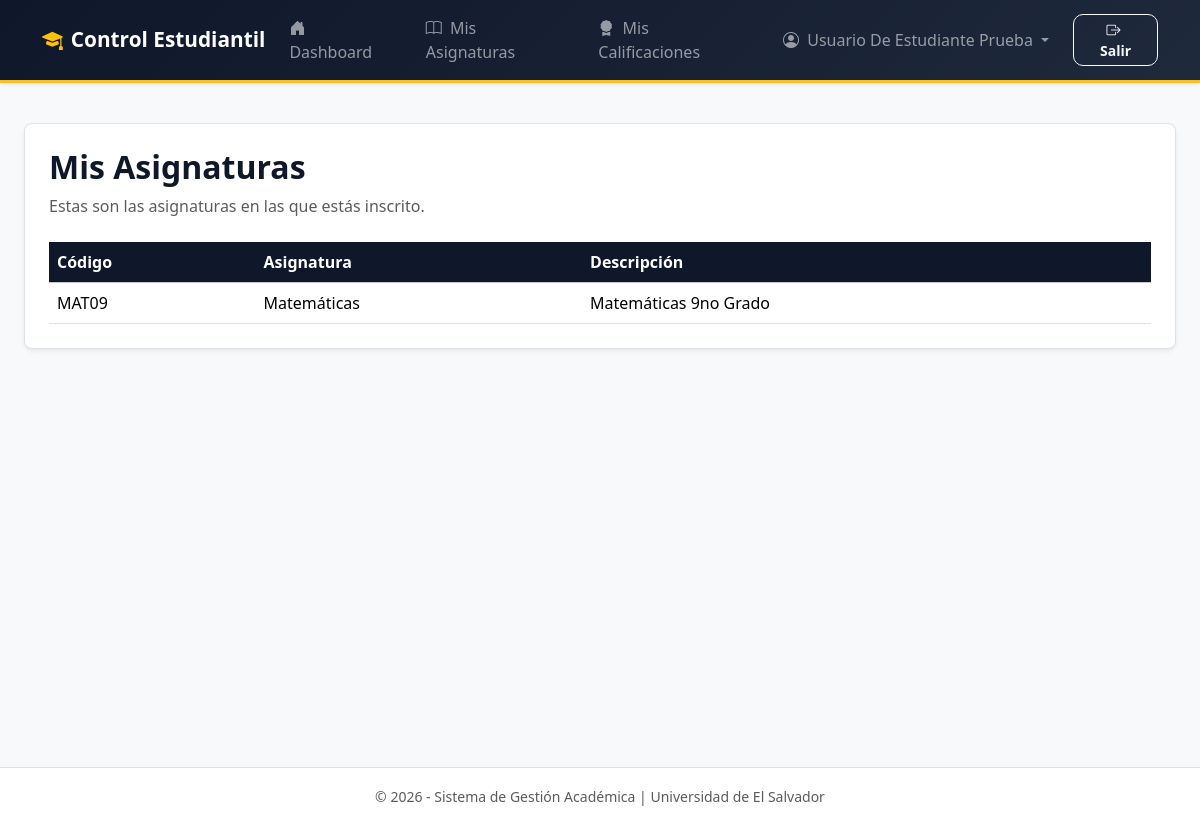
The app's page /inscripciones/mis-asignaturas (signed in) with its own data.
### app/models/usuario.py (models this page shows)
class Usuario(db.Model, UserMixin):
    __tablename__ = 'usuarios'
    id = db.Column(
        db.Integer,
        primary_key=True
    )
    nombre = db.Column(
        db.String(100),
        nullable=False
    )
    correo = db.Column(
        db.String(120),
        nullable=False,
        unique=True
    )
    password = db.Column(
        db.String(255),
        nullable=False
    )
    activo = db.Column(
        db.Boolean,
        default=True
    )
    rol_id = db.Column(
        db.Integer,
        db.ForeignKey('roles.id'),
        nullable=False
    )
    estudiante = db.relationship(
        'Estudiante',
        backref='usuario',
        uselist=False
    )

### app/models/inscripcion.py (models this page shows)
class Inscripcion(db.Model):
    __tablename__ = 'inscripciones'
    id = db.Column(db.Integer, primary_key=True)
    estudiante_id = db.Column(db.Integer, db.ForeignKey('estudiantes.id'), nullable=False)
    asignatura_id = db.Column(db.Integer, db.ForeignKey('asignaturas.id'), nullable=False)
    estudiante = db.relationship('Estudiante', backref='inscripciones')
    asignatura = db.relationship('Asignatura', backref='inscripciones')

### app/models/asignatura.py (models this page shows)
class Asignatura(db.Model):
    __tablename__ = 'asignaturas'
    id = db.Column(db.Integer, primary_key=True)
    codigo = db.Column(db.String(20), nullable=False, unique=True)
    nombre = db.Column(db.String(100), nullable=False)
    descripcion = db.Column(db.String(255), nullable=True)

### app/controllers/inscripcion_controller.py (the view)
@inscripciones_bp.route(
    '/mis-asignaturas'
)
@login_required
@rol_requerido(
    "Estudiante"
)
def mis_asignaturas():
    estudiante = (
        current_user.estudiante
    )
    inscripciones = (
        Inscripcion.query.filter_by(
            estudiante_id=estudiante.id
        ).all()
    )
    return render_template(
        'inscripciones/mis_asignaturas.html',
        inscripciones=inscripciones
    )

### app/controllers/permisos.py (called while the page is built, shortened)
def rol_requerido(*roles_permitidos):
    def decorador(func):
        @wraps(func)
        def envoltura(*args, **kwargs):
            return func(*args, **kwargs)
        return envoltura
    return decorador

### app/templates/inscripciones/mis_asignaturas.html (shortened to what this page needs)
{% extends "base.html" %}
{% block content %}
<div class="bg-white p-4 rounded-3 shadow-sm border">
    <div class="mb-4">
        <h2 class="fw-bold">
            Mis Asignaturas
        </h2>
        <p class="text-muted">
            Estas son las asignaturas en las que estás inscrito.
        </p>
    </div>
    {% if inscripciones %}
        <div class="table-responsive">
            <table class="table table-hover align-middle">
                <thead class="table-light">
                    <tr>
                        <th>Código</th>
                        <th>Asignatura</th>
                        <th>Descripción</th>
                    </tr>
                </thead>
                <tbody>
                    {% for inscripcion in inscripciones %}
                        <tr>
                            <td>
                                {{ inscripcion.asignatura.codigo }}
                            </td>
                            <td>
                                {{ inscripcion.asignatura.nombre }}
                            </td>
                            <td>
                                {{ inscripcion.asignatura.descripcion
                                   if inscripcion.asignatura.descripcion
                                   else 'Sin descripción' }}
                            </td>
                        </tr>
                    {% endfor %}
                </tbody>
            </table>
        </div>
    {% else %}
        <div class="alert alert-info">
            No estás inscrito en ninguna asignatura.
        </div>
    {% endif %}
</div>
{% endblock %}

### app/templates/base.html (shortened to what this page needs)
<!DOCTYPE html>
<html lang="es">
<head>
    <link href="https://cdn.jsdelivr.net/npm/bootstrap@5.3.3/dist/css/bootstrap.min.css"
          rel="stylesheet">
    <link href="https://cdn.jsdelivr.net/npm/bootstrap-icons@1.10.5/font/bootstrap-icons.css"
          rel="stylesheet">
    <link rel="stylesheet"
          href="{{ url_for('static', filename='styles.css') }}?v=5.0">
</head>
<body class="d-flex flex-column min-vh-100 bg-light">
    <nav class="navbar navbar-expand-lg navbar-dark bg-dark shadow-sm">
        <div class="container">
            <a class="navbar-brand d-flex align-items-center"
               href="{{ url_for('auth.dashboard') if current_user.is_authenticated else url_for('auth.login') }}">
                <i class="bi bi-mortarboard-fill me-2 text-warning"></i>
                <strong>Control Estudiantil</strong>
            </a>
            <div class="collapse navbar-collapse" id="navbarNav">
                <ul class="navbar-nav ms-auto align-items-center">
                    {% if current_user.is_authenticated %}
                        <li class="nav-item me-3">
                            <a class="nav-link"
                               href="{{ url_for('auth.dashboard') }}">
                                <i class="bi bi-house-door-fill me-1"></i>
                                Dashboard
                            </a>
                        </li>
                        {% if current_user.rol.nombre == 'Estudiante' %}
                            <li class="nav-item me-3">
                                <a class="nav-link"
                                   href="{{ url_for('inscripciones.mis_asignaturas') }}">
                                    <i class="bi bi-book me-1"></i>
                                    Mis Asignaturas
                                </a>
                            </li>
                            <li class="nav-item me-3">
                                <a class="nav-link"
                                   href="{{ url_for('calificaciones.mis_calificaciones') }}">
                                    <i class="bi bi-award-fill me-1"></i>
                                    Mis Calificaciones
                                </a>
                            </li>
                        {% endif %}
                        <li class="nav-item dropdown me-3">
                            <a class="nav-link dropdown-toggle"
                               href="#"
                               role="button"
                               data-bs-toggle="dropdown">
                                <i class="bi bi-person-circle me-1"></i>
                                {{ current_user.nombre }}
                            </a>
                        </li>
                        <li class="nav-item">
                            <a class="btn btn-outline-light btn-sm px-3"
                               href="{{ url_for('auth.logout') }}">
                                <i class="bi bi-box-arrow-right me-1"></i>
                                Salir
                            </a>
                        </li>
                    {% endif %}
                </ul>
            </div>
        </div>
    </nav>
    <main class="main-content container-fluid px-3 px-lg-4 my-4 flex-grow-1">
        {% block content %}
        {% endblock %}
    </main>
    <footer class="bg-white border-top text-center py-3 text-muted mt-auto">
        <div class="container">
            <small>
                &copy; 2026 - Sistema de Gestión Académica |
                Universidad de El Salvador
            </small>
        </div>
    </footer>
</body>
</html>

### app/static/styles.css (style rules this page uses)
:root { --bg-principal: #f8fafc; --brand-dark: #0f172a; --brand-dark-2: #1e293b; --accent-gold: #fbbf24; --primary: #2563eb; --success: #10b981; --info: #06b6d4; --warning: #f59e0b; --danger: #ef4444; --text-primary: #0f172a; --text-secondary: #64748b; --border-color: #e2e8f0; --shadow-sm: 0 2px 8px rgba(15, 23, 42, 0.05); --shadow-md: 0 8px 24px rgba(15, 23, 42, 0.08); --shadow-lg: 0 16px 40px rgba(15, 23, 42, 0.12); --transition: all .25s ease; }
html, body { overflow-x: hidden; }
body { background-color: var(--bg-principal); font-family: 'Segoe UI', system-ui, sans-serif; color: var(--text-primary); }
*, *::before, *::after { box-sizing: border-box; }
.main-content { min-height: calc(100vh - 180px); }
.navbar { background: linear-gradient( 135deg, var(--brand-dark), var(--brand-dark-2) ) !important; border-bottom: 3px solid var(--accent-gold); box-shadow: var(--shadow-md); }
.navbar-brand { font-size: 1.3rem; font-weight: 700; }
.navbar .nav-link { border-radius: 10px; font-weight: 500; transition: var(--transition); }
.table-responsive { overflow-x: auto; -webkit-overflow-scrolling: touch; }
.table { margin-bottom: 0; min-width: 700px; }
.table thead th { background-color: var(--brand-dark); color: white; }
.btn { border-radius: 10px; font-weight: 600; transition: var(--transition); }

### records on screen
Usuario: nombre "Usuario De Estudiante Prueba"
Inscripcion: asignatura.codigo "MAT09", asignatura.nombre "Matemáticas", asignatura "Matemáticas 9no Grado"
